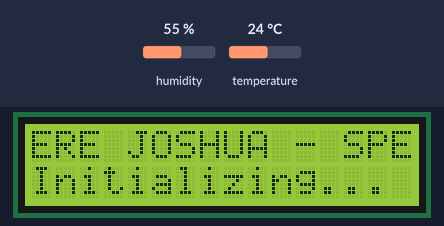
A sketch run on a simulated Arduino Uno, built with avr-gcc and run on an emulated ATmega328P. Parts: 16×2 character LCD. The test bench sets the inputs (shaded band); at power-on: temperature 24 °C, humidity 55 %. What the sketch prints to the serial monitor is not drawn.

Above: at 1.3 s.
1.4 s: temperature set to 12 °C
At 2.29 s:
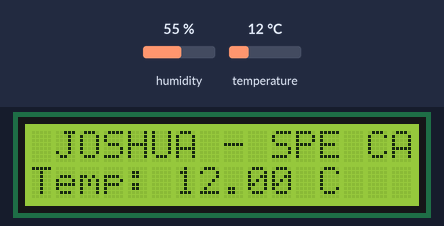
6.7 s: temperature set to 19 °C
At 10.34 s:
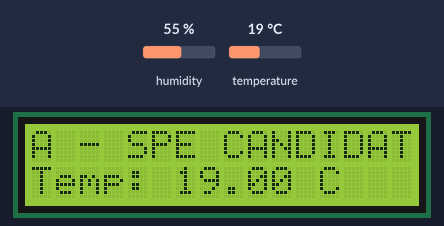
14.8 s: temperature set to 28 °C
At 18.39 s:
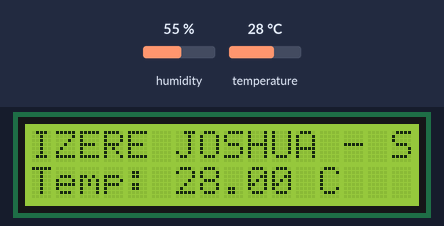

The sketch:

sketch_jun16a.ino
```cpp
#include <Wire.h>
#include <LiquidCrystal_I2C.h>
#include <DHT.h>

#define DHTPIN 7
#define DHTTYPE DHT11

DHT dht(DHTPIN, DHTTYPE);

// I2C LCD address: typically 0x27 or 0x3F for 16x2 displays
LiquidCrystal_I2C lcd(0x27, 16, 2);

// EDIT THIS: Enter candidate name (if > 16 chars, it will scroll automatically)
String candidateName = "IZERE JOSHUA - SPE CANDIDATE";

String scrollText = "";
int scrollPos = 0;

unsigned long lastScrollTime = 0;
const unsigned long scrollInterval = 350; // Scroll speed in ms

unsigned long lastSensorTime = 0;
const unsigned long sensorInterval = 2000; // Sensor read interval in ms

float currentTemp = 0.0;

void setup()
{
    Serial.begin(9600);

    // Initialize the I2C LCD
    lcd.init();
    lcd.backlight();

    dht.begin();

    // Prepare scroll text: add space padding at the end for wrapping
    if (candidateName.length() > 16) {
        scrollText = candidateName + "    ";
    }

    // Initial display
    updateDisplay();
}

void loop()
{
    unsigned long currentMillis = millis();

    // 1. Smooth horizontal scroll for Candidate Name (Row 1)
    if (candidateName.length() > 16) {
        if (currentMillis - lastScrollTime >= scrollInterval) {
            lastScrollTime = currentMillis;

            lcd.setCursor(0, 0);
            lcd.print(scrollText.substring(scrollPos, scrollPos + 16));

            scrollPos++;
            if (scrollPos > scrollText.length() - 16) {
                scrollPos = 0; // Wrap scroll
            }
        }
    } else {
        // If 16 chars or less, show static name left-aligned
        lcd.setCursor(0, 0);
        lcd.print(candidateName);
        // Pad the rest of the line with spaces
        for (int i = candidateName.length(); i < 16; i++) {
            lcd.print(" ");
        }
    }

    // 2. Read temperature and send to Serial every 2 seconds
    if (currentMillis - lastSensorTime >= sensorInterval) {
        lastSensorTime = currentMillis;

        float temp = dht.readTemperature();
        bool isRealSensor = true;

        // Handle read error gracefully by falling back to board simulation
        if (isnan(temp)) {
            // Fallback to simulated value (sinusoidal temperature around 24.5C)
            temp = 24.5 + 2.0 * sin(currentMillis / 5000.0);
            isRealSensor = false;
        }

        currentTemp = temp;

        // Send to PC Serial
        Serial.println(currentTemp);

        // Update the temperature row immediately
        lcd.setCursor(0, 1);
        if (isRealSensor) {
            lcd.print("Temp: ");
            lcd.print(currentTemp);
            lcd.print(" C   ");
        } else {
            // Show it is simulated on the LCD
            lcd.print("Sim: ");
            lcd.print(currentTemp);
            lcd.print(" C   ");
        }
    }
}

// Initial display draw helper
void updateDisplay() {
    lcd.setCursor(0, 0);
    if (candidateName.length() > 16) {
        lcd.print(candidateName.substring(0, 16));
    } else {
        lcd.print(candidateName);
    }

    lcd.setCursor(0, 1);
    lcd.print("Initializing...");
}
```
